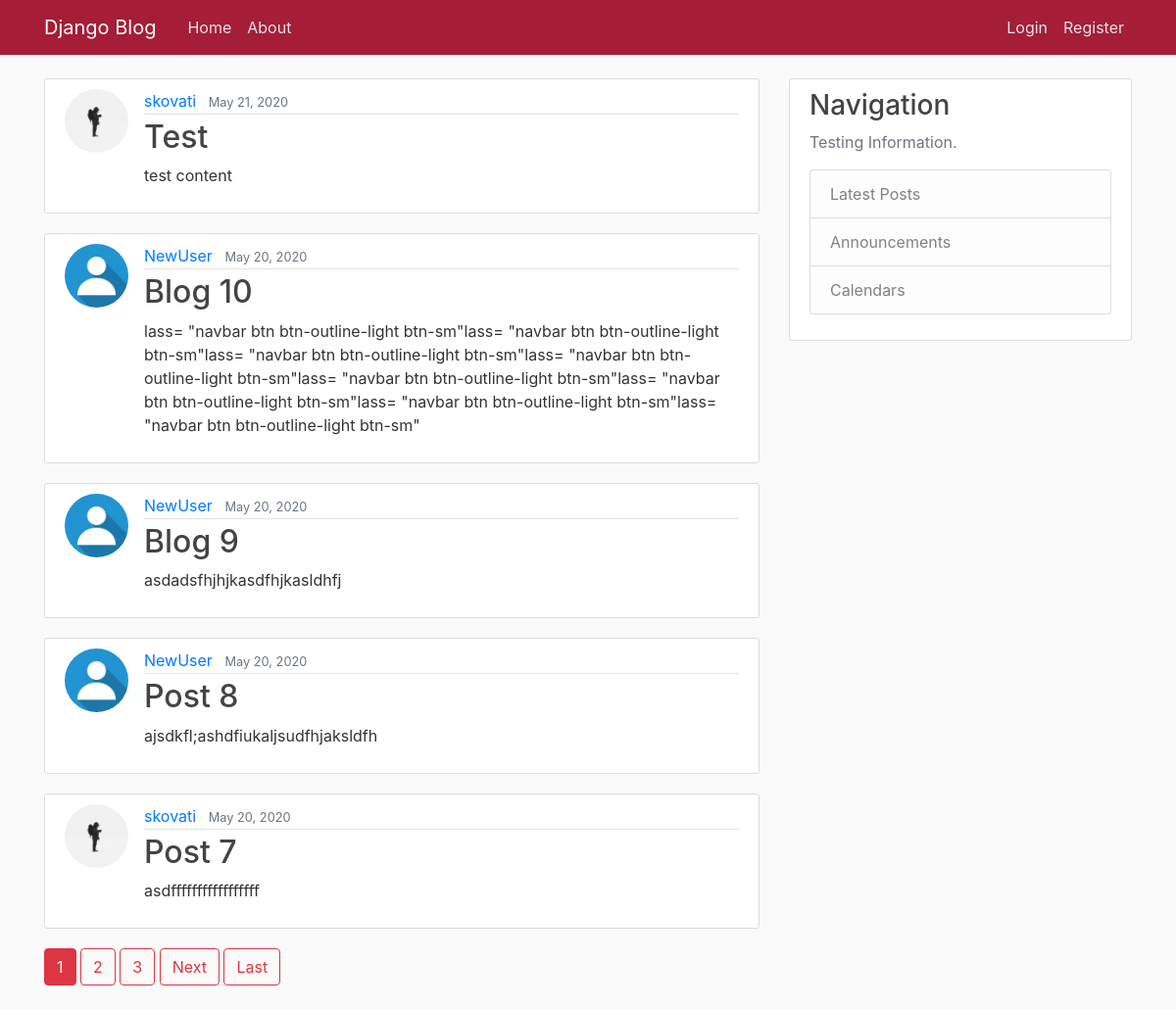
The page / on the database its author committed.
### blog/models.py (models this page shows, shortened)
class Post(models.Model):
	title = models.CharField(max_length=100)
	content = models.TextField()
	date_posted = models.DateTimeField(default=timezone.now)
	author = models.ForeignKey(User, on_delete=models.CASCADE)

### users/models.py (models this page shows, shortened)
class Profile(models.Model):
	user = models.OneToOneField(User, on_delete=models.CASCADE)
	image = models.ImageField(default="default.jpg", upload_to="profile_pics")
	"""def save(self, *args, **kwargs):
		super().save(*args, **kwargs)
		img = Image.open(self.image.path)

		if img.height > 300 or img.width > 300:
			output_size = (300, 300)
			img.thumbnail(output_size)
			img.save(self.image.path)"""

### blog/views.py (the view)
# urls.py: path('', PostListView.as_view(), name='blog-home'),
class PostListView(ListView):
	model = Post
	template_name= "blog/home.html"
	context_object_name = "posts"
	ordering = ["-date_posted"]
	paginate_by = 5

### blog/templates/blog/home.html (shortened to what this page needs)
{% extends "blog/base.html" %}
{% block content %}
   {% for post in posts %}
        <article class="media content-section">
          <img class = "rounded-circle article-img"
          src="{{ post.author.profile.image.url }}">
          <div class="media-body">
            <div class="article-metadata">
              <a class="mr-2" href="{% url 'user-posts' post.author.username %}">{{ post.author }}</a>
              <small class="text-muted">{{ post.date_posted|date:"M j, Y" }}</small>
            </div>
            <h2><a class="article-title" href="{% url 'post-detail' post.id %}">{{ post.title }}</a></h2>
            <p class="article-content">{{ post.content }}</p>
          </div>
        </article>
    {% endfor %}
    {% if is_paginated %}
      {% for num in page_obj.paginator.page_range %}
        {% if page_obj.number == num %}
          <a class = "btn btn-danger mb-4" href="?page={{ num }}">{{ num }}</a>
        {% elif num > page_obj.number|add:'-3' and num < page_obj.number|add:'3'%}
          <a class = "btn btn-outline-danger mb-4" href="?page={{ num }}">{{ num }}</a>
        {% endif %}
      {% endfor %}
      {% if page_obj.has_next %}
        <a class = "btn btn-outline-danger mb-4" href="?page={{ page_obj.next_page_number }}">Next</a>
        <a class = "btn btn-outline-danger mb-4" href="?page={{ page_obj.paginator.num_pages }}">Last</a>
      {% endif %}
    {% endif %}
{% endblock content %}

### blog/templates/blog/base.html (shortened to what this page needs)
{% load static %}
<!DOCTYPE html>
<html lang="en">
  <head>
    <link rel="stylesheet" href="https://stackpath.bootstrapcdn.com/bootstrap/4.5.0/css/bootstrap.min.css">
    <link rel="stylesheet" type="text/css" href="{% static 'blog/main.css' %}">
  </head>
  <body>
	  <header class="site-header">
		  <nav class="navbar navbar-expand-md navbar-dark bg-red fixed-top">
		    <div class="container">
		      <a class="navbar-brand mr-4" href="/">Django Blog</a>
		      <div class="collapse navbar-collapse" id="navbarToggle">
		        <div class="navbar-nav mr-auto">
		          <a class="nav-item nav-link" href="{% url 'blog-home' %}">Home</a>
		          <a class="nav-item nav-link" href="{% url 'blog-about' %}">About</a>
		        </div>
		        <div class="navbar-nav">
		          {% if user.is_authenticated %}
			          <a class= "navbar btn btn-outline-light btn-sm" href="{% url 'post-create' %}">New Post</a>
		            <a class= "navbar mx-2 btn btn-outline-light btn-sm" href="{% url 'profile' %}">Profile</a>
		          	<a class= "navbar btn btn-outline-light btn-sm" href="{% url 'logout' %}">Logout</a>
		          {% else %}
		            <a class="nav-item nav-link" href="{% url 'login' %}">Login</a>
		            <a class="nav-item nav-link" href="{% url 'register' %}">Register</a>
		          {% endif %}
		        </div>
		      </div>
		    </div>
		  </nav>
	</header>
  	<main role="main" class="container">
	  <div class="row">
	    <div class="col-md-8">
	      {% block content %}{% endblock %}
	    </div>
	    <div class="col-md-4">
	      <div class="content-section">
	        <h3>Navigation</h3>
	        <p class='text-muted'>Testing Information.
	          <ul class="list-group">
	            <li class="list-group-item list-group-item-light">Latest Posts</li>
	            <li class="list-group-item list-group-item-light">Announcements</li>
	            <li class="list-group-item list-group-item-light">Calendars</li>
	          </ul>
	        </p>
	      </div>
	    </div>
	  </div>
	</main>
  </body>
</html>

### blog/static/blog/main.css (style rules this page uses)
body { background: #fafafa; color: #333333; margin-top: 5rem; }
h1, h2, h3, h4, h5, h6 { color: #444444; }
ul { margin: 0; }
.bg-red { background-color: #A51D36; }
.site-header .navbar-nav .nav-link { color: #DFE5E9; }
.content-section { background: #ffffff; padding: 10px 20px; border: 1px solid #dddddd; border-radius: 3px; margin-bottom: 20px; }
.article-title { color: #444444; }
.article-content { white-space: pre-line; }
.article-img { height: 65px; width: 65px; margin-right: 16px; }
.article-metadata { padding-bottom: 1px; margin-bottom: 4px; border-bottom: 1px solid #e3e3e3 }

### rows shown on the page
Post: author.profile.image (picture), author "skovati", date_posted "May 21, 2020", title "Test", content "test content"
Post: author.profile.image (placeholder picture), author "NewUser", date_posted "May 20, 2020", title "Blog 10", content "lass= \"navbar btn btn-outline-light btn-sm\"lass= \"navbar btn btn-outline-light btn-sm\"lass= \"navbar btn btn-outline-light btn-sm\"lass= \"navbar btn btn-outline-light btn-sm\"lass= \"navbar btn btn-outline-light btn-sm\"lass= \"navbar btn btn-outline-light btn-sm\"lass= \"navbar btn btn-outline-light btn-sm\"lass= \"navbar btn btn-outline-light btn-sm\""
Post: author.profile.image (placeholder picture), author "NewUser", date_posted "May 20, 2020", title "Blog 9", content "asdadsfhjhjkasdfhjkasldhfj"
Post: author.profile.image (placeholder picture), author "NewUser", date_posted "May 20, 2020", title "Post 8", content "ajsdkfl;ashdfiukaljsudfhjaksldfh"
Post: author.profile.image (picture), author "skovati", date_posted "May 20, 2020", title "Post 7", content "asdfffffffffffffffff"

### other values the page prints
{{ num }} "1"
{{ num }} "2" "3"
